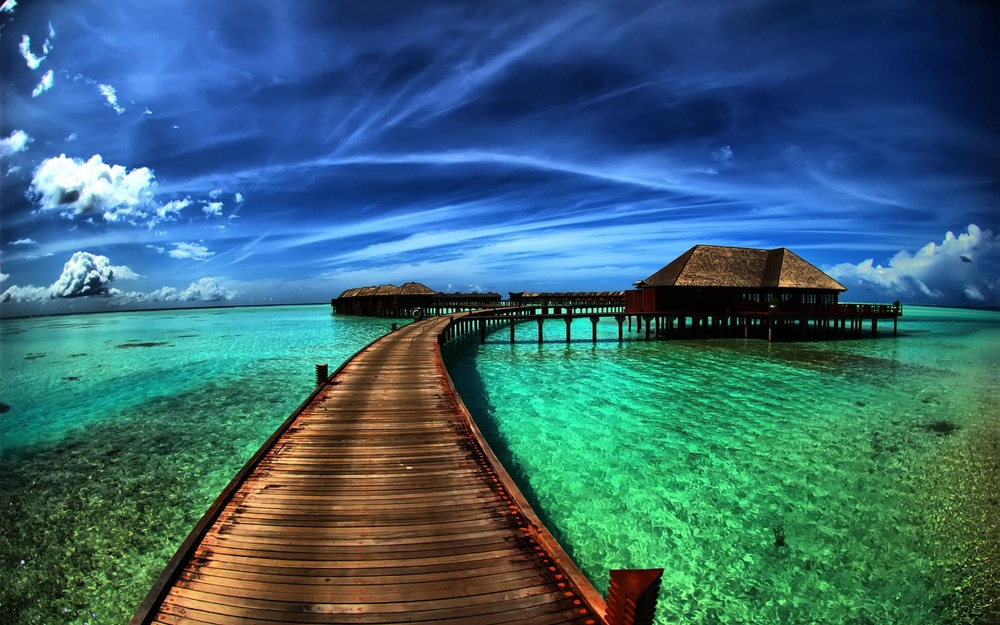
#> input picture test_image1.jpg, 1000 x 625 px, shrunk from 1920 x 1200 before the run
$ python dct_compression_script.py
#> lines starting #> are read from the running program, lines starting #| are printed output that depends on the picture
from scipy.fftpack import dct, idct

# implement 2D DCT
def dct2(a):
    return dct(dct(a.T, norm='ortho').T, norm='ortho')

# implement 2D IDCT
def idct2(a):
    return idct(idct(a.T, norm='ortho').T, norm='ortho')

from skimage.io import imread
from skimage.io import imsave
from skimage.color import rgb2gray
import numpy as np
import matplotlib.pylab as plt

# read lena RGB image and convert to grayscale
im = rgb2gray(imread('test_image1.jpg'))
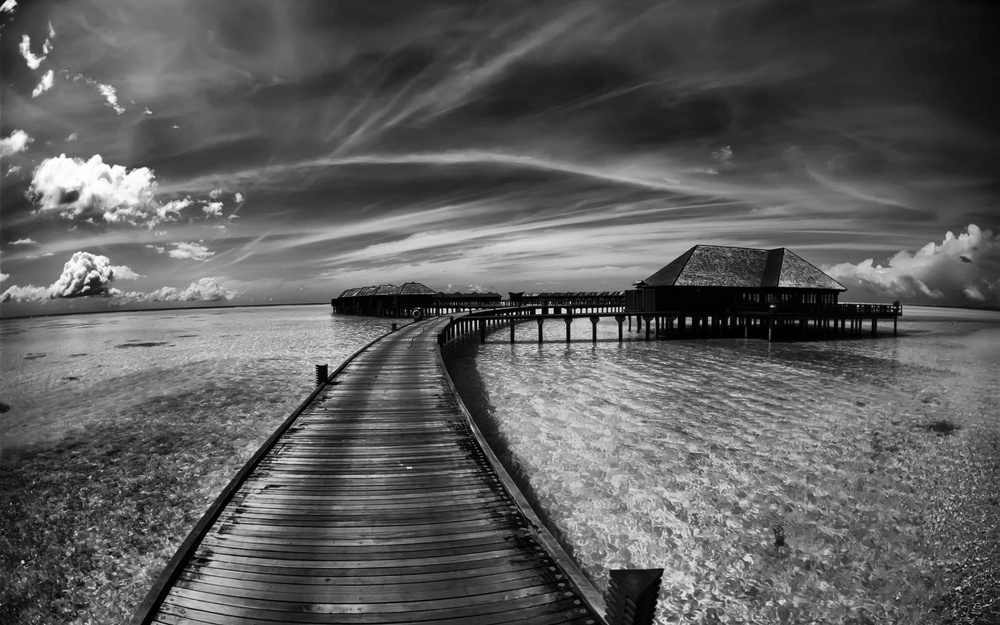
#> im: shape (625, 1000) float64; min 0, max 1, mean 0.368
imF = dct2(im)
im1 = idct2(imF)

# check if the reconstructed image is nearly equal to the original image
np.allclose(im, im1)
# True

# plot original and reconstructed images with matplotlib.pylab
plt.gray()
plt.subplot(121), plt.imshow(im), plt.axis('off'), plt.title('original image', size=20)
plt.subplot(122), plt.imshow(im1), plt.axis('off'), plt.title('reconstructed image (DCT+IDCT)', size=20)
plt.show(),

plt.imsave("test_output.jpg", im1)
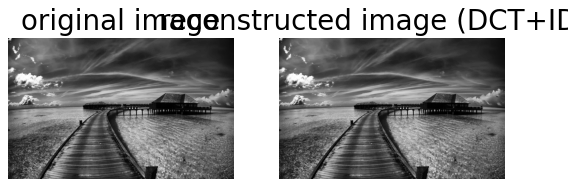
#> figure drawn by matplotlib, 2 panels

$ run again, with test_image2.jpg copied over test_image1.jpg
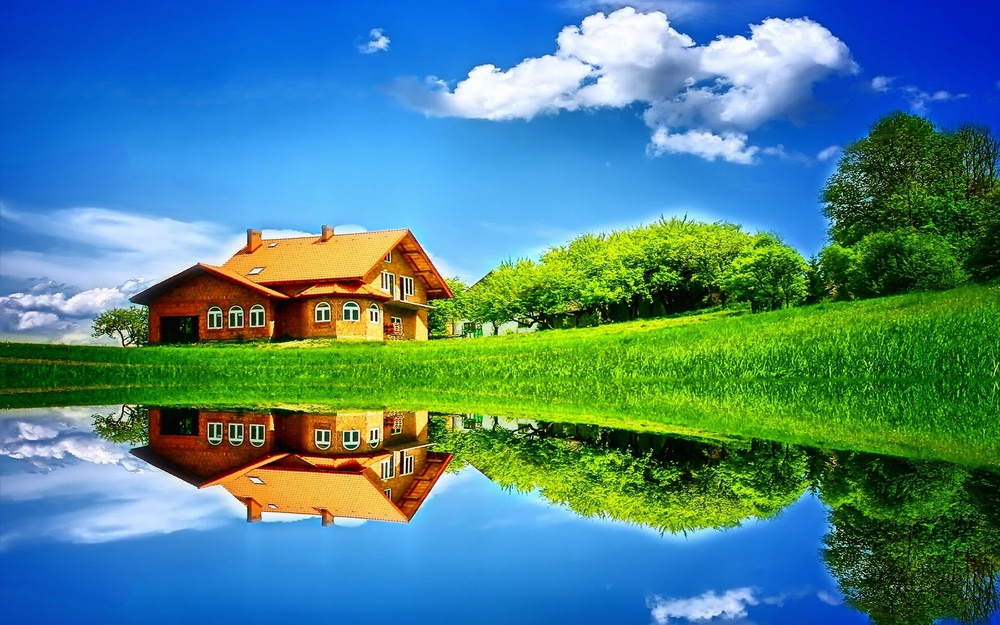
#> input picture test_image2.jpg, 1000 x 625 px, shrunk from 2560 x 1600 before the run
#> `im = rgb2gray(imread('test_image1.jpg'))`:
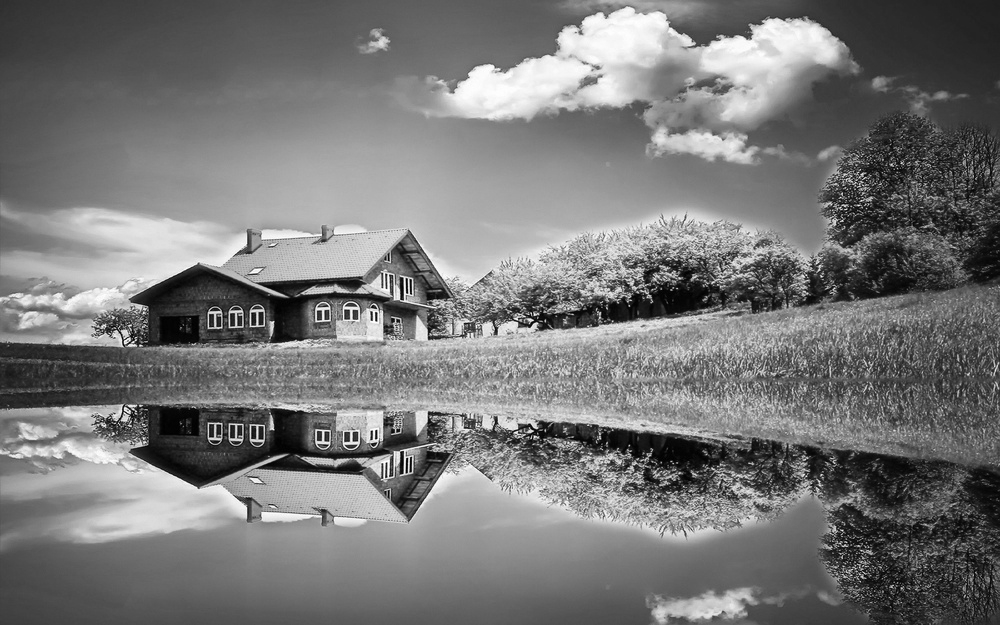
#> im: shape (625, 1000) float64; min 0, max 1, mean 0.471
#> `plt.imsave("test_output.jpg", im1)`:
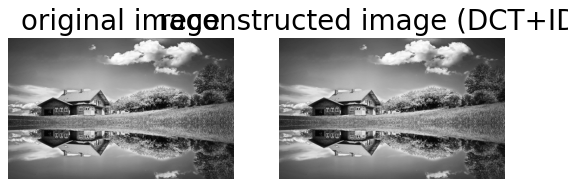
#> figure drawn by matplotlib, 2 panels

$ run again, with test_image3.jpg copied over test_image1.jpg
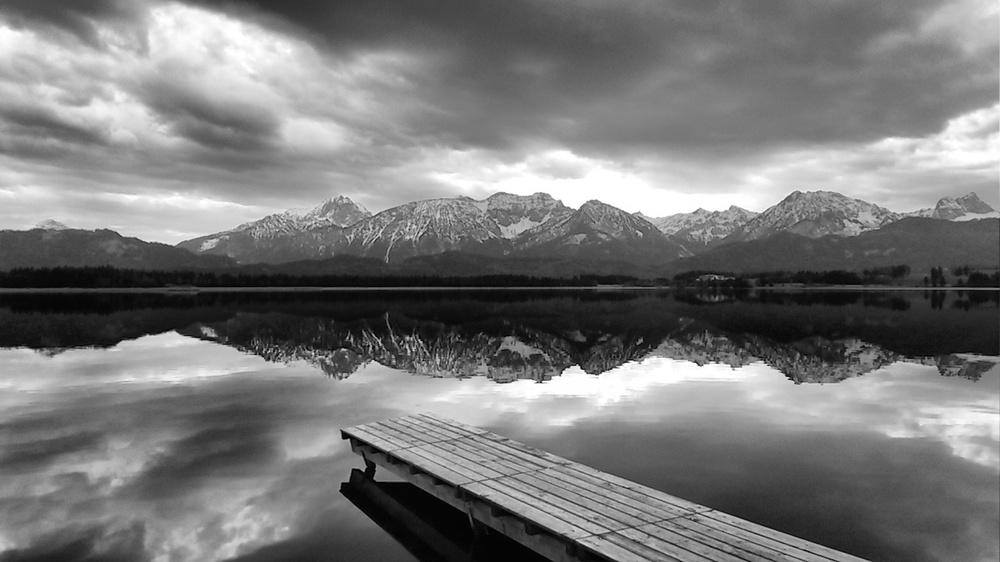
#> input picture test_image3.jpg, 1000 x 562 px, shrunk from 1984 x 1116 before the run
#> `plt.imsave("test_output.jpg", im1)`:
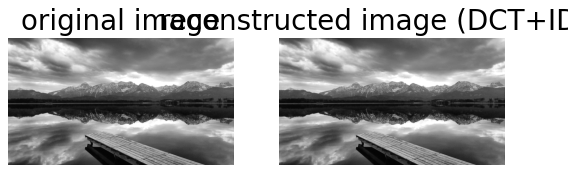
#> figure drawn by matplotlib, 2 panels

$ run again, with test_image4.jpg copied over test_image1.jpg
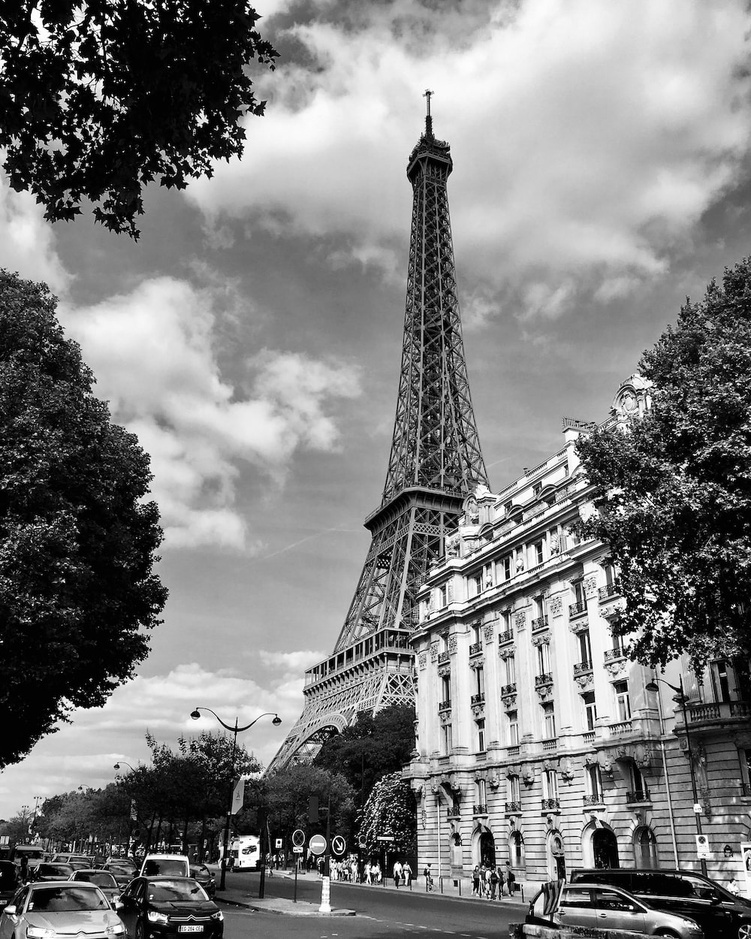
#> input picture test_image4.jpg, 751 x 939 px, shrunk from 1000 x 1250 before the run
#> `plt.imsave("test_output.jpg", im1)`:
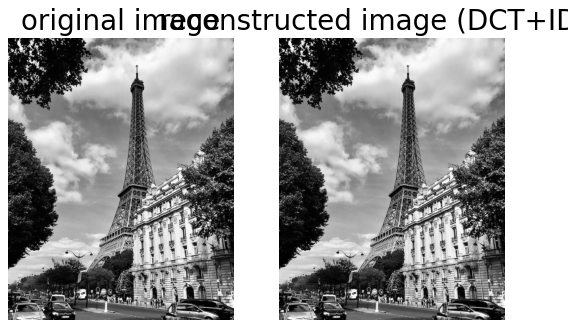
#> figure drawn by matplotlib, 2 panels
